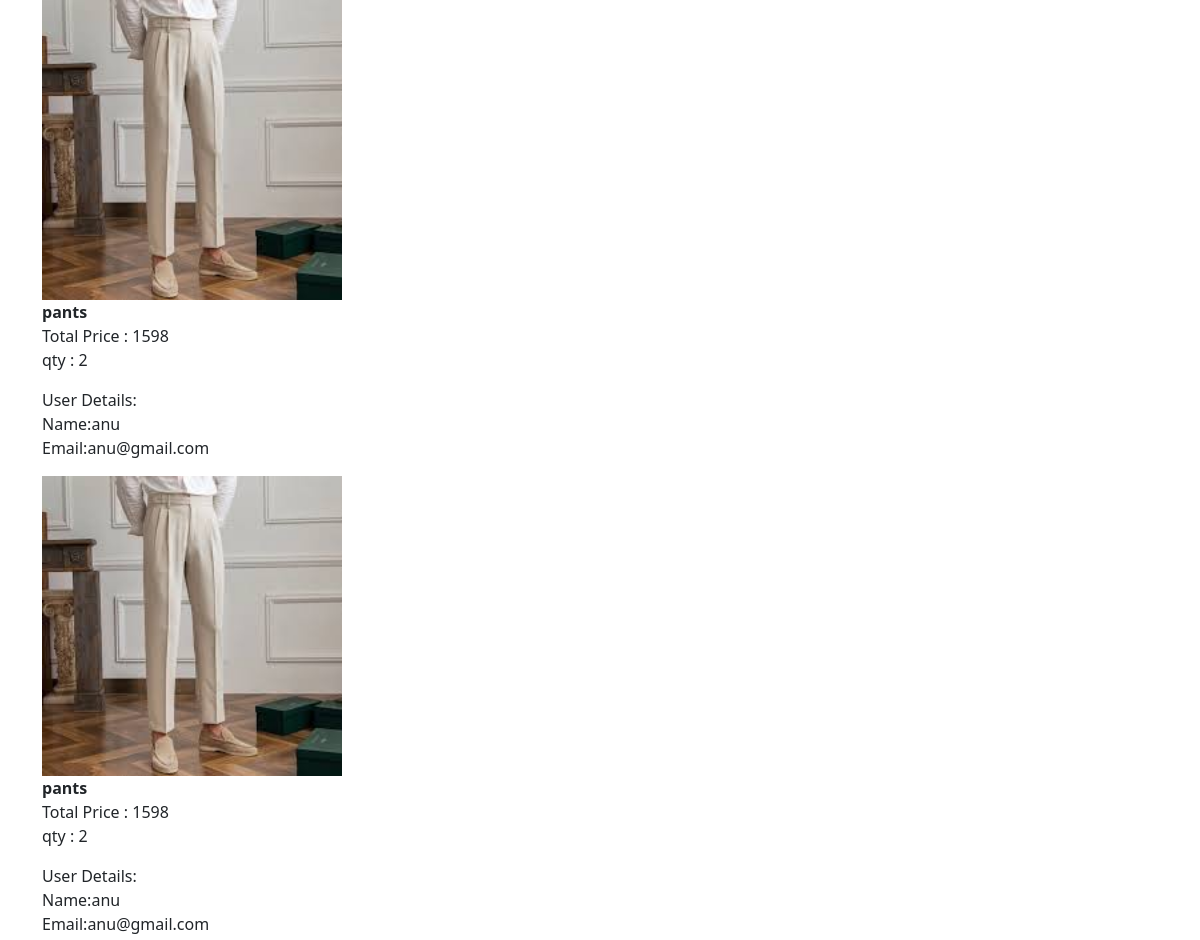
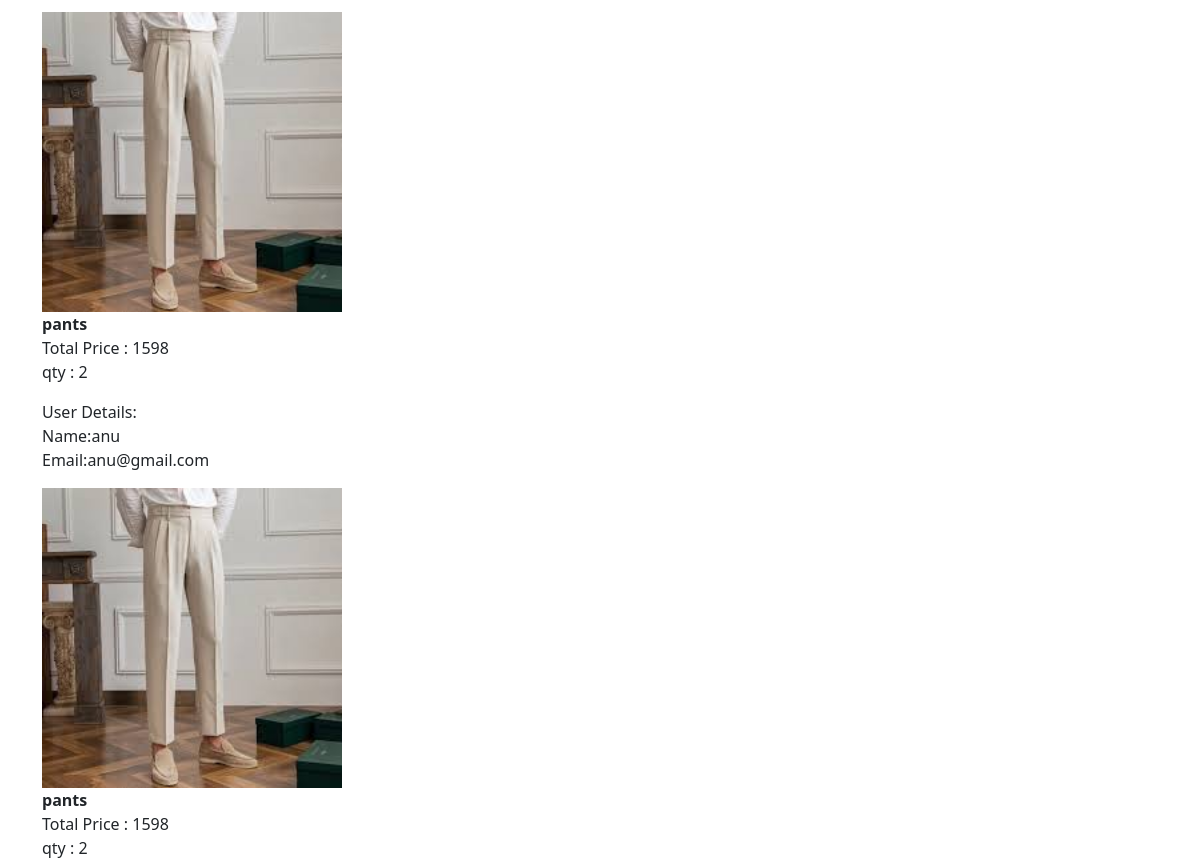
Before: /bookings (upper part) with the older database file (2 pictures, top to bottom).
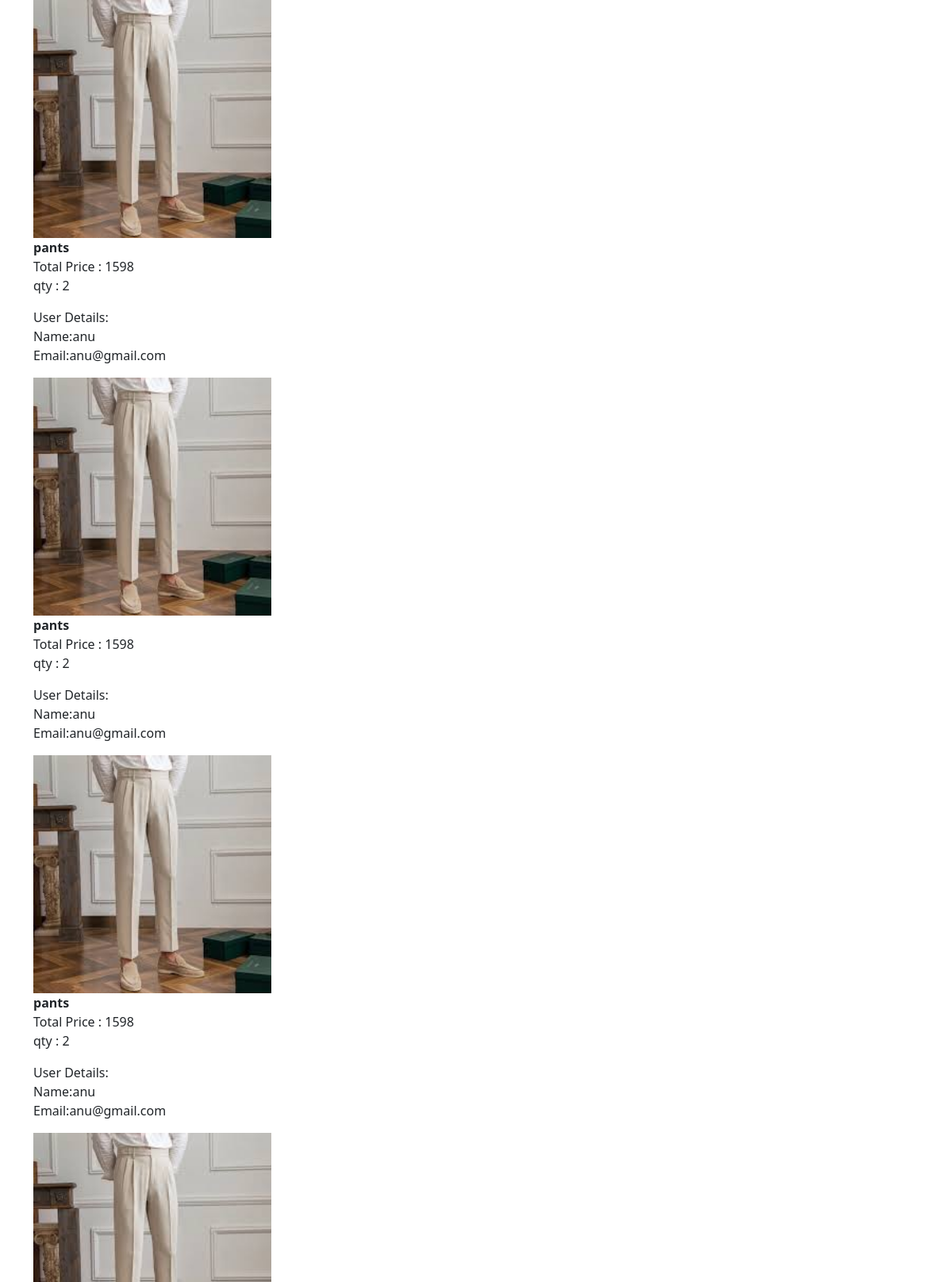
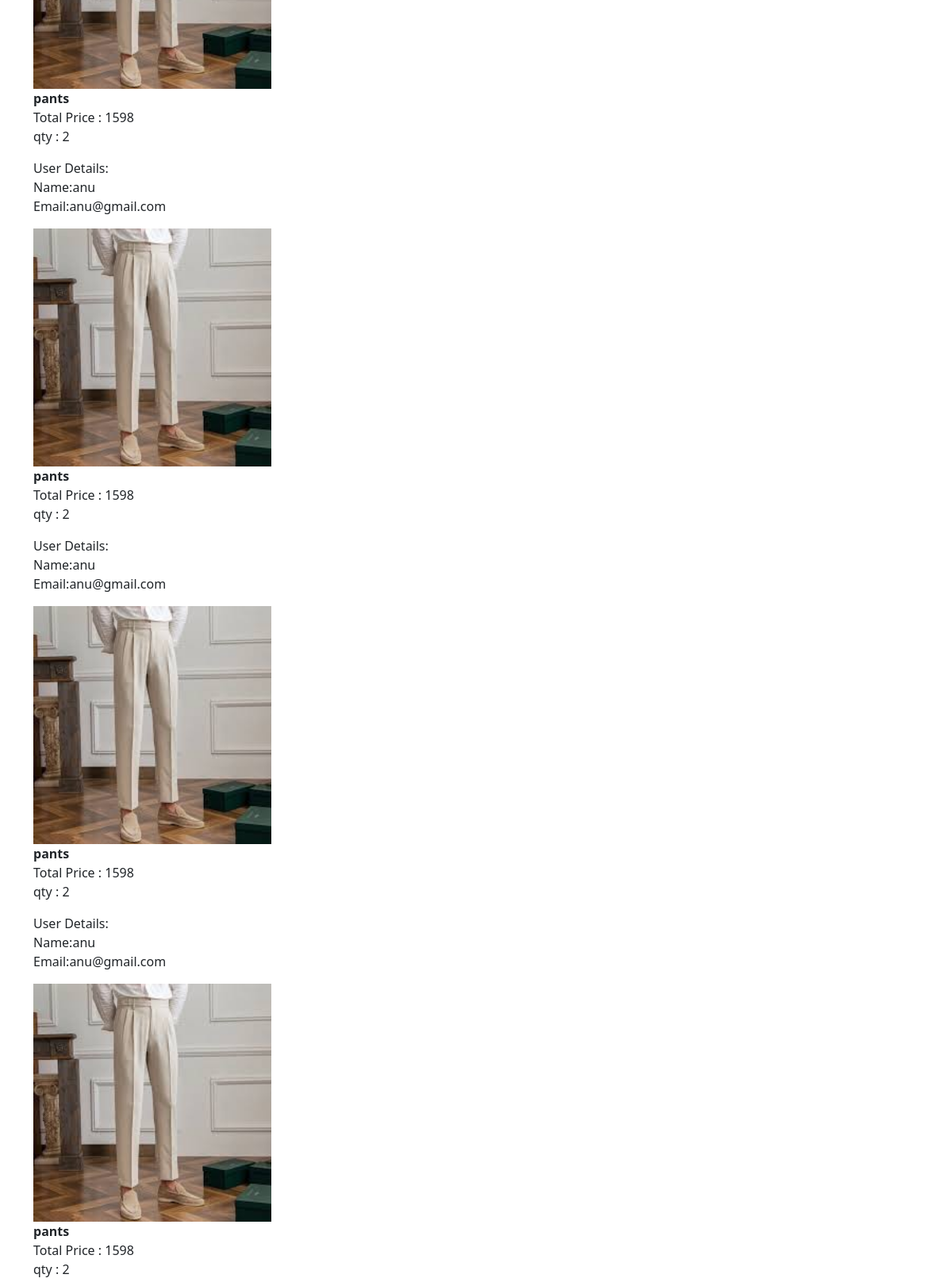
After: the same page with the newer database file (2 pictures, top to bottom).
### e_app/models.py (models this page shows)
class Buy(models.Model):
    products=models.ForeignKey(product,on_delete=models.CASCADE)
    user=models.ForeignKey(User,on_delete=models.CASCADE)
    qty=models.IntegerField()
    t_price=models.IntegerField()
    date=models.DateField(auto_now_add=True)

class product (models.Model):
    pid = models.TextField()
    name = models.TextField()
    dis = models.TextField()
    price = models.IntegerField()
    offer_price = models.IntegerField()
    stock = models.IntegerField()
    img = models.FileField()

### e_app/views.py (the view)
# urls.py: path('bookings',views.bookings),
def bookings(req):
    booking=Buy.objects.all()[::-1]
    return render(req,'shop/bookings.html',{'bookings':booking})

### templates/shop/bookings.html (shortened to what this page needs)
<!DOCTYPE html>
<html lang="en">
<head>
    {% load static %}
    <link rel="stylesheet" href="{% static 'e-com-style2.css' %}">
    <link href="https://cdn.jsdelivr.net/npm/bootstrap@5.3.3/dist/css/bootstrap.min.css" rel="stylesheet">
</head>
<body>
    <div class="container">
        <div class="row">
            {% for i in bookings %}
            <div class="col-lg-12">
                <img src="{{i.products.img.url}}" style="height: 300px; width:300px;" alt="">
                <p><b>{{i.products.name}}</b><br>
                Total Price : {{i.t_price}}<br>
                qty : {{i.qty}}</p>
                <p>User Details:<br>
                    Name:{{i.user.first_name}}<br>
                    Email:{{i.user.email}}
                </p>
            </div>
            {% endfor %}
        </div>
    </div>
</body>
</html>

Changed rows visible on the page:
added Buy: products.img (picture), products.name "pants", t_price "1598", qty "2", user.first_name "anu", user.email "anu@gmail.com"
added Buy: products.img (picture), products.name "pants", t_price "1598", qty "2", user.first_name "anu", user.email "anu@gmail.com"
added Buy: products.img (picture), products.name "pants", t_price "1598", qty "2", user.first_name "anu", user.email "anu@gmail.com"
